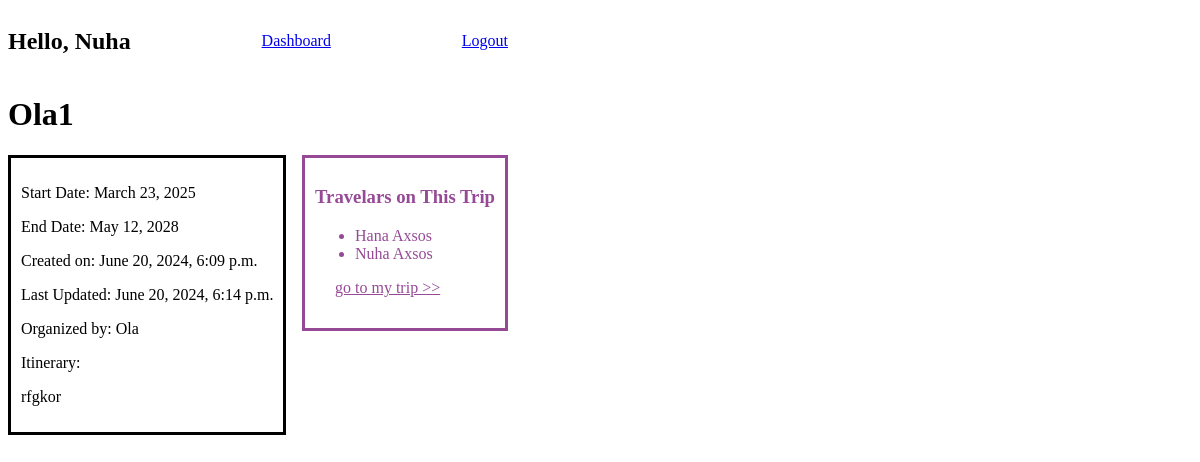
The app's page /trip/details/5 (signed in) with its own data.
### exam/models.py (models this page shows)
class Users(models.Model):
    first_name = models.CharField(max_length=45)
    last_name = models.CharField(max_length=45)
    email = models.CharField(max_length=45)
    password = models.CharField(max_length=255)
    created_at = models.DateTimeField(auto_now_add=True)
    updated_date = models.DateTimeField(auto_now=True)
    objects = UsersManager()

class Dashboard(models.Model):
    traveler = models.ManyToManyField(Users,related_name='traveler')
    destination = models.TextField()
    organizer = models.ForeignKey(Users,related_name='organizer',on_delete=models.CASCADE)
    startDay = models.DateField()
    endDay = models.DateField()
    itinerary = models.TextField()
    created_at = models.DateTimeField(auto_now_add=True)
    updated_date = models.DateTimeField(auto_now=True)
    objects = DashManager()

### exam/views.py (the view)
# urls.py: path('trip/details/<int:Tid>', views.details,name='details'),
def details(request,Tid):
    user = Users.objects.get(id= request.session['userid'])
    dash = Dashboard.objects.get(id = Tid)
    return render(request,'details.html',{'trip':dash,'user':user})

### exam/templates/details.html (shortened to what this page needs)
<!DOCTYPE html>
<html lang="en">
<head>
    {% load static %}
    <link rel="stylesheet" href="{% static 'details.css' %}">
</head>
<body>
    <div class="header">
        <h2>Hello, {{user.first_name}}</h2>
        <a href="{%url 'dashboard'%}">Dashboard</a>
        <a href="{%url 'loginPage'%}">Logout</a>
    </div>
    <h1>{{trip.destination}}</h1>
    <div class="cont">
    <div class="des">
        <p>Start Date: {{trip.startDay}}</p>
        <p>End Date: {{trip.endDay}}</p>
        <p>Created on: {{trip.created_at}}</p>
        <p>Last Updated: {{trip.updated_date}}</p>
        <p>Organized by: {{trip.organizer.first_name}}</p>
        <p>Itinerary:</p>
        <p>{{trip.itinerary}}</p>
    </div>
    <div class="left4">
        <h3>Travelars on This Trip</h3>
        <ul>
            {% for traveler in trip.traveler.all %}
                <li>{{ traveler.first_name }} {{ traveler.last_name }}</li>
            {% endfor %}
        </ul>
        <a class="goto" href="{%url 'myTrips'%}">go to my trip >> </a>
    </div>
</div>
</body>
</html>

### exam/static/details.css (style rules this page uses)
.header { display: flex; align-items: center; justify-content: space-between; }
body { width: 500px; }
.des { border: solid black; padding: 10px; }
.left4 { border: solid rgb(150, 74, 150); padding: 10px; height: 150px; color: rgb(150, 74, 150); }
.cont { display: flex; justify-content: space-between; }
.goto { margin-left: 20px; color: rgb(150, 74, 150); }

### records on screen
Users: first_name "Nuha", last_name "Axsos"
Dashboard: destination "Ola1", startDay "March 23, 2025", endDay "May 12, 2028", created_at "June 20, 2024, 6:09 p.m.", updated_date "June 20, 2024, 6:14 p.m.", organizer.first_name "Ola", itinerary "rfgkor"
Users: first_name "Hana", last_name "Axsos"
